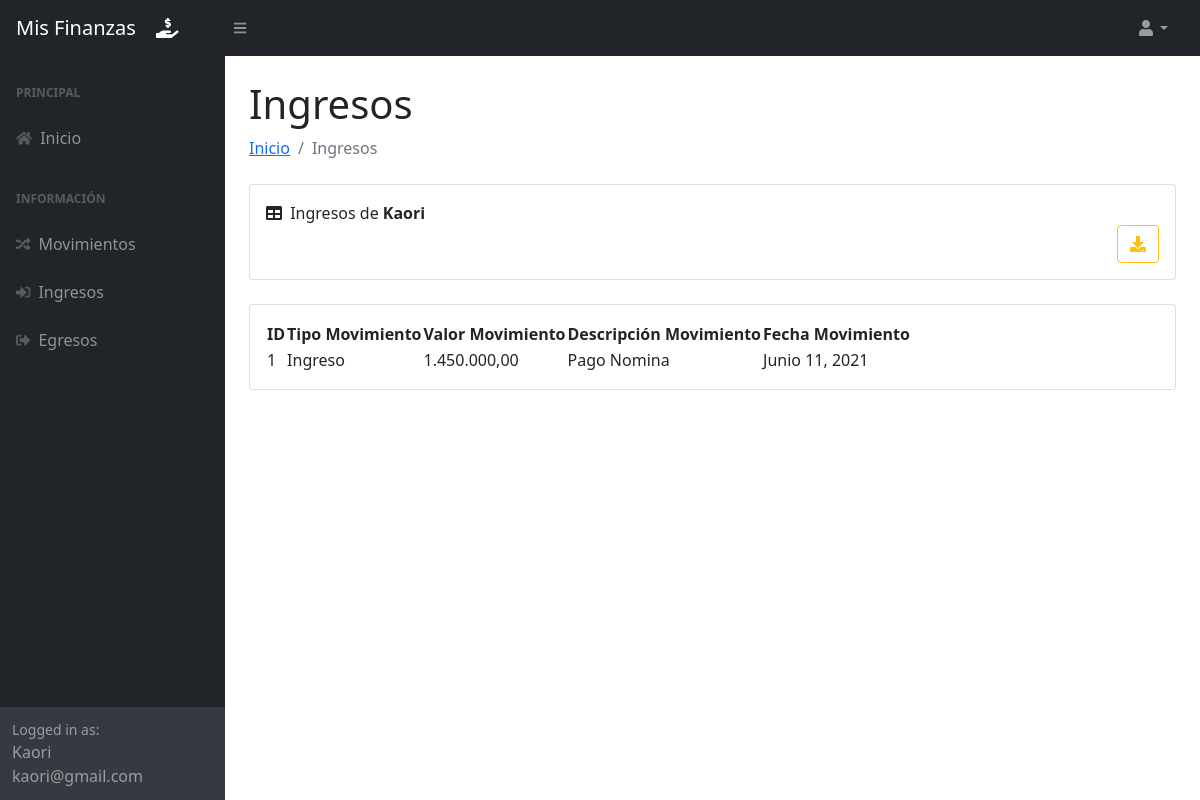
The app's page /ingresos/ (signed in), older data.
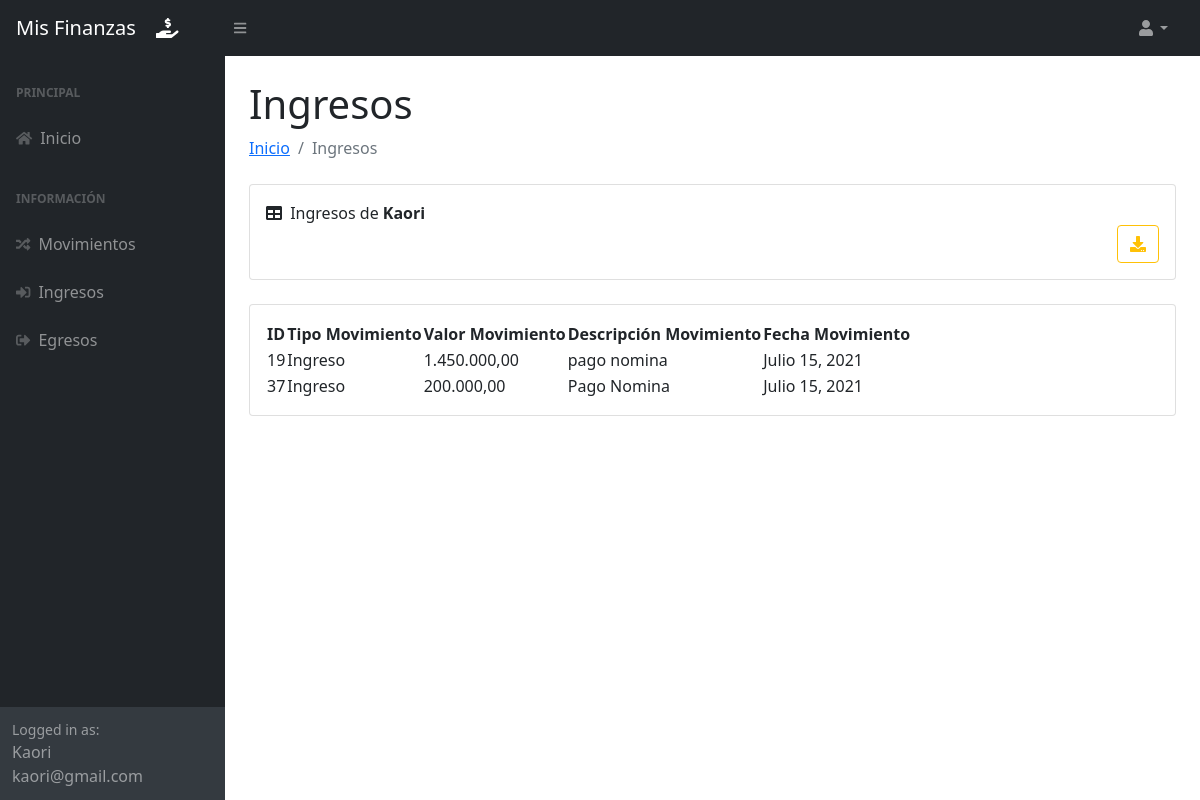
The same page, newer data.
### sistema_control/models.py (models this page shows, shortened)
class Movimiento(models.Model):
    id = models.AutoField(primary_key=True)
    usuario = models.ForeignKey(User, null=False, blank=False, on_delete=models.CASCADE)
    tipoMovimiento = models.ForeignKey(TipoMovimiento, null=False, blank=False, on_delete=models.CASCADE)
    descripcionMovimiento = models.TextField()
    valorMovimiento = models.DecimalField(max_digits=20, decimal_places=2)
    fechaMovimiento = models.DateField()

class TipoMovimiento(models.Model):
    id = models.AutoField(primary_key=True)
    nombreTipoMovimiento = models.CharField(max_length=7)
    def __str__(self):
        return self.nombreTipoMovimiento

### sistema_control/views.py (the view)
# urls.py: path('ingresos/', views.ingresos_usuario, name='ingresos'),
@login_required
def ingresos_usuario(request):
    movimientos = Movimiento.objects.all().filter(usuario = request.user, tipoMovimiento=1)
    context = {'movimientos':movimientos}
    return render(request, 'ingresos.html', context)

### sistema_control/templates/ingresos.html (shortened to what the changed rows need)
{% extends 'layout.html' %}
{% block cuerpo %}
<body class="sb-nav-fixed">
    <div id="layoutSidenav">
        <div id="layoutSidenav_content">
            <main>
                <div class="container-fluid px-4">
                    <h1 class="mt-4">Ingresos</h1>
                    <div class="card mb-4">
                        <div class="card-body">
                            <table id="datatablesSimple">
                                <thead>
                                    <tr>
                                        <th>ID</th>
                                        <th>Tipo Movimiento</th>
                                        <th>Valor Movimiento</th>
                                        <th>Descripción Movimiento</th>
                                        <th>Fecha Movimiento</th>
                                    </tr>
                                </thead>
                                <tbody>
                                    {% load humanize %}
                                    {% for movimiento in movimientos %}
                                    <tr>
                                        <td>{{ movimiento.id }}</td>
                                        <td>{{ movimiento.tipoMovimiento }}</td>
                                        <td>{{ movimiento.valorMovimiento|intcomma }}</td>
                                        <td>{{ movimiento.descripcionMovimiento }}</td>
                                        <td>{{ movimiento.fechaMovimiento }}</td>
                                    </tr>
                                    {% endfor %}
                                </tbody>
                            </table>
                        </div>
                    </div>
                </div>
            </main>
        </div>
    </div>
</body>
{% endblock %}

Row changes from the older to the newer data that the page shows:
removed Movimiento: id "1", tipoMovimiento "Ingreso", valorMovimiento "1.450.000,00", descripcionMovimiento "Pago Nomina", fechaMovimiento "Junio 11, 2021"
added Movimiento: id "19", tipoMovimiento "Ingreso", valorMovimiento "1.450.000,00", descripcionMovimiento "pago nomina", fechaMovimiento "Julio 15, 2021"
added Movimiento: id "37", tipoMovimiento "Ingreso", valorMovimiento "200.000,00", descripcionMovimiento "Pago Nomina", fechaMovimiento "Julio 15, 2021"
